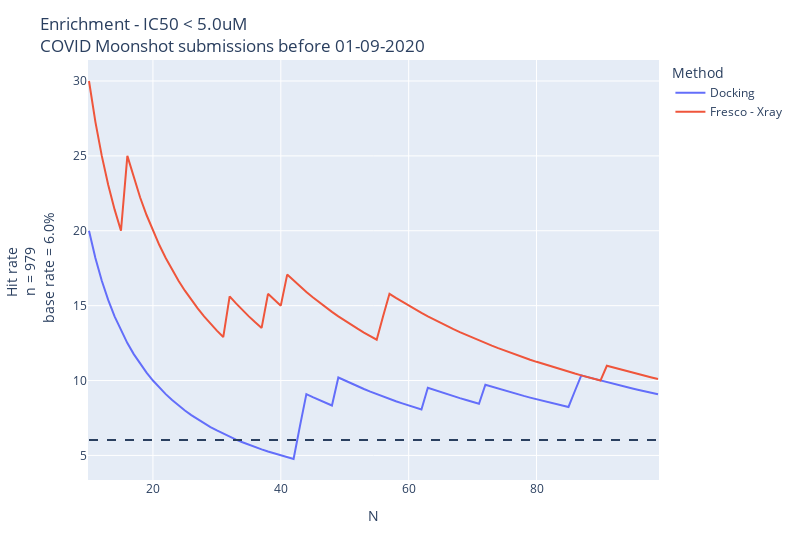

Here is the notebook cell this chart was saved with:
### Markdown cell above
Enrichment against time

### Code cell
from ipywidgets import interact
from scipy.stats import spearmanr as spear
import plotly.express as px

from fresco.frag_funcs import calculate_enrichment_for_df

def return_enrichment_df(df_to_calculate, col_name, method_name, n_list):
    enrichment_list = [calculate_enrichment_for_df(
        df_to_calculate, n=int(n), index='hit', score=col_name, ascending=False) for n in n_list]
    
    df_ef = pd.DataFrame(list(zip(n_list, enrichment_list)), columns=[
        'N', 'EF'])
    df_ef['Method'] = method_name
    return df_ef


def plotly_enrichment_docking_vs_fresco(df_to_plot, title='Not Specified!'):

    starting_number = 10
    stop_number = 100
    n_list = np.linspace(start=starting_number, stop=stop_number,
                        num=stop_number-starting_number, endpoint=False)

    
    orig_prop = 100*len(
        df_to_plot[df_to_plot['hit']])/len(df_to_plot)
    col_and_method_names = {'Neg Dock Score': 'Docking',
                            'xray_fresco_score': 'Fresco - Xray',
                            }
    
    df_enrichment = []
    for col, method in col_and_method_names.items():
        df_ef = return_enrichment_df(df_to_plot, col, method, n_list)
        df_enrichment.append(df_ef)
        
    df_enrichment = pd.concat(df_enrichment)
    
    df_enrichment['hit rate'] = df_enrichment['EF']*orig_prop
    fig_hit = px.line(df_enrichment, x='N', y='hit rate',
                     color='Method')
    fig_hit.add_shape(
        type="line", line=dict(dash='dash'),
        x0=min(n_list), y0=orig_prop,
        x1=max(n_list), y1=orig_prop)
    
    fig_hit.update_layout(
        title_text=f"Enrichment - {title}",
        xaxis_title='N',
        yaxis_title=f'Hit rate <br>n = {len(df_to_plot)} <br> base rate = {orig_prop:.1f}%',
        width=800,
    )

    fig_hit.show()


def plot_enrichment_against_time(year='2020', month='09', day='01', ic50_threshold=5.0):
    date_to_filter = int(f'{year}{month}{day}')
    df_filtered_by_date = df_merged.query('date < @date_to_filter').copy()
    df_filtered_by_date['hit'] = df_filtered_by_date['f_avg_IC50'] < ic50_threshold

    plotly_enrichment_docking_vs_fresco(df_filtered_by_date,
                                        title=f'IC50 < {ic50_threshold}uM<br>COVID Moonshot submissions before {day}-{month}-{year}')
    return


years_to_choose_from = ['2021', '2020']
months_to_choose_from = [f'0{x}' for x in range(
    1, 10)] + [f'{x}' for x in range(10, 13)]
days_to_choose_from = [f'0{x}' for x in range(
    1, 10)] + [f'{x}' for x in range(10, 31)]
interact(plot_enrichment_against_time,
         year=years_to_choose_from, month=months_to_choose_from, day=days_to_choose_from, ic50_threshold=(0.0, 100.0))

### Figure 1 — Plotly figure (JSON) as saved in the notebook; plotly's stock layout.template omitted (floating-point values rounded to 4 significant figures)
{"data": [{"hovertemplate": "Method=Docking<br>N=%{x}<br>hit rate=%{y}<extra></extra>", "legendgroup": "Docking", "line": {"color": "#636efa", "dash": "solid"}, "marker": {"symbol": "circle"}, "mode": "lines", "name": "Docking", "orientation": "v", "showlegend": true, "type": "scatter", "x": [10, 11, 12, 13, 14, 15, 16, 17, 18, 19, 20, 21, 22, 23, 24, 25, 26, 27, 28, 29, 30, 31, 32, 33, 34, 35, 36, 37, 38, 39, 40, 41, 42, 43, 44, 45, 46, 47, 48, 49, 50, 51, 52, 53, 54, 55, 56, 57, 58, 59, 60, 61, 62, 63, 64, 65, 66, 67, 68, 69, 70, 71, 72, 73, 74, 75, 76, 77, 78, 79, 80, 81, 82, 83, 84, 85, 86, 87, 88, 89, 90, 91, 92, 93, 94, 95, 96, 97, 98, 99], "xaxis": "x", "y": [20.0, 18.18, 16.67, 15.38, 14.29, 13.33, 12.5, 11.76, 11.11, 10.53, 10.0, 9.524, 9.091, 8.696, 8.333, 8.0, 7.692, 7.407, 7.143, 6.897, 6.667, 6.452, 6.25, 6.061, 5.882, 5.714, 5.556, 5.405, 5.263, 5.128, 5.0, 4.878, 4.762, 6.977, 9.091, 8.889, 8.696, 8.511, 8.333, 10.2, 10.0, 9.804, 9.615, 9.434, 9.259, 9.091, 8.929, 8.772, 8.621, 8.475, 8.333, 8.197, 8.065, 9.524, 9.375, 9.231, 9.091, 8.955, 8.824, 8.696, 8.571, 8.451, 9.722, 9.589, 9.459, 9.333, 9.211, 9.091, 8.974, 8.861, 8.75, 8.642, 8.537, 8.434, 8.333, 8.235, 9.302, 10.34, 10.23, 10.11, 10.0, 9.89, 9.783, 9.677, 9.574, 9.474, 9.375, 9.278, 9.184, 9.091], "yaxis": "y"}, {"hovertemplate": "Method=Fresco - Xray<br>N=%{x}<br>hit rate=%{y}<extra></extra>", "legendgroup": "Fresco - Xray", "line": {"color": "#EF553B", "dash": "solid"}, "marker": {"symbol": "circle"}, "mode": "lines", "name": "Fresco - Xray", "orientation": "v", "showlegend": true, "type": "scatter", "x": [10, 11, 12, 13, 14, 15, 16, 17, 18, 19, 20, 21, 22, 23, 24, 25, 26, 27, 28, 29, 30, 31, 32, 33, 34, 35, 36, 37, 38, 39, 40, 41, 42, 43, 44, 45, 46, 47, 48, 49, 50, 51, 52, 53, 54, 55, 56, 57, 58, 59, 60, 61, 62, 63, 64, 65, 66, 67, 68, 69, 70, 71, 72, 73, 74, 75, 76, 77, 78, 79, 80, 81, 82, 83, 84, 85, 86, 87, 88, 89, 90, 91, 92, 93, 94, 95, 96, 97, 98, 99], "xaxis": "x", "y": [30, 27.27, 25.0, 23.08, 21.43, 20.0, 25.0, 23.53, 22.22, 21.05, 20.0, 19.05, 18.18, 17.39, 16.67, 16.0, 15.38, 14.81, 14.29, 13.79, 13.33, 12.9, 15.62, 15.15, 14.71, 14.29, 13.89, 13.51, 15.79, 15.38, 15, 17.07, 16.67, 16.28, 15.91, 15.56, 15.22, 14.89, 14.58, 14.29, 14.0, 13.73, 13.46, 13.21, 12.96, 12.73, 14.29, 15.79, 15.52, 15.25, 15, 14.75, 14.52, 14.29, 14.06, 13.85, 13.64, 13.43, 13.24, 13.04, 12.86, 12.68, 12.5, 12.33, 12.16, 12, 11.84, 11.69, 11.54, 11.39, 11.25, 11.11, 10.98, 10.84, 10.71, 10.59, 10.47, 10.34, 10.23, 10.11, 10.0, 10.99, 10.87, 10.75, 10.64, 10.53, 10.42, 10.31, 10.2, 10.1], "yaxis": "y"}], "layout": {"legend": {"title": {"text": "Method"}, "tracegroupgap": 0}, "margin": {"t": 60}, "shapes": [{"line": {"dash": "dash"}, "type": "line", "x0": 10, "x1": 99, "y0": 6.027, "y1": 6.027}], "title": {"text": "Enrichment - IC50 < 5.0uM<br>COVID Moonshot submissions before 01-09-2020"}, "width": 800, "xaxis": {"anchor": "y", "domain": [0, 1], "title": {"text": "N"}}, "yaxis": {"anchor": "x", "domain": [0, 1], "title": {"text": "Hit rate <br>n = 979 <br> base rate = 6.0%"}}}}
